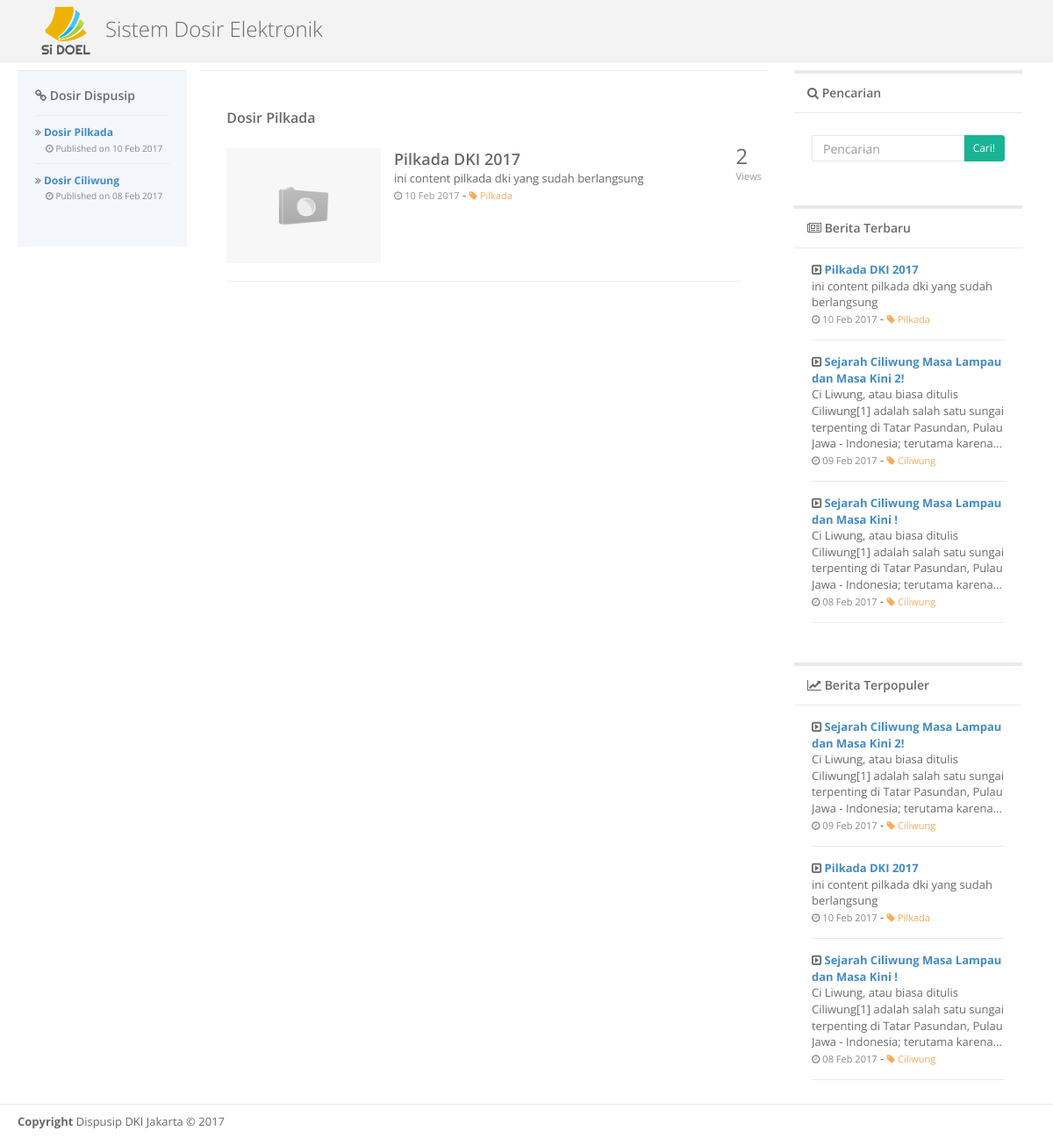
Page /?p=category-detail&category=Pilkada on the earlier database version.
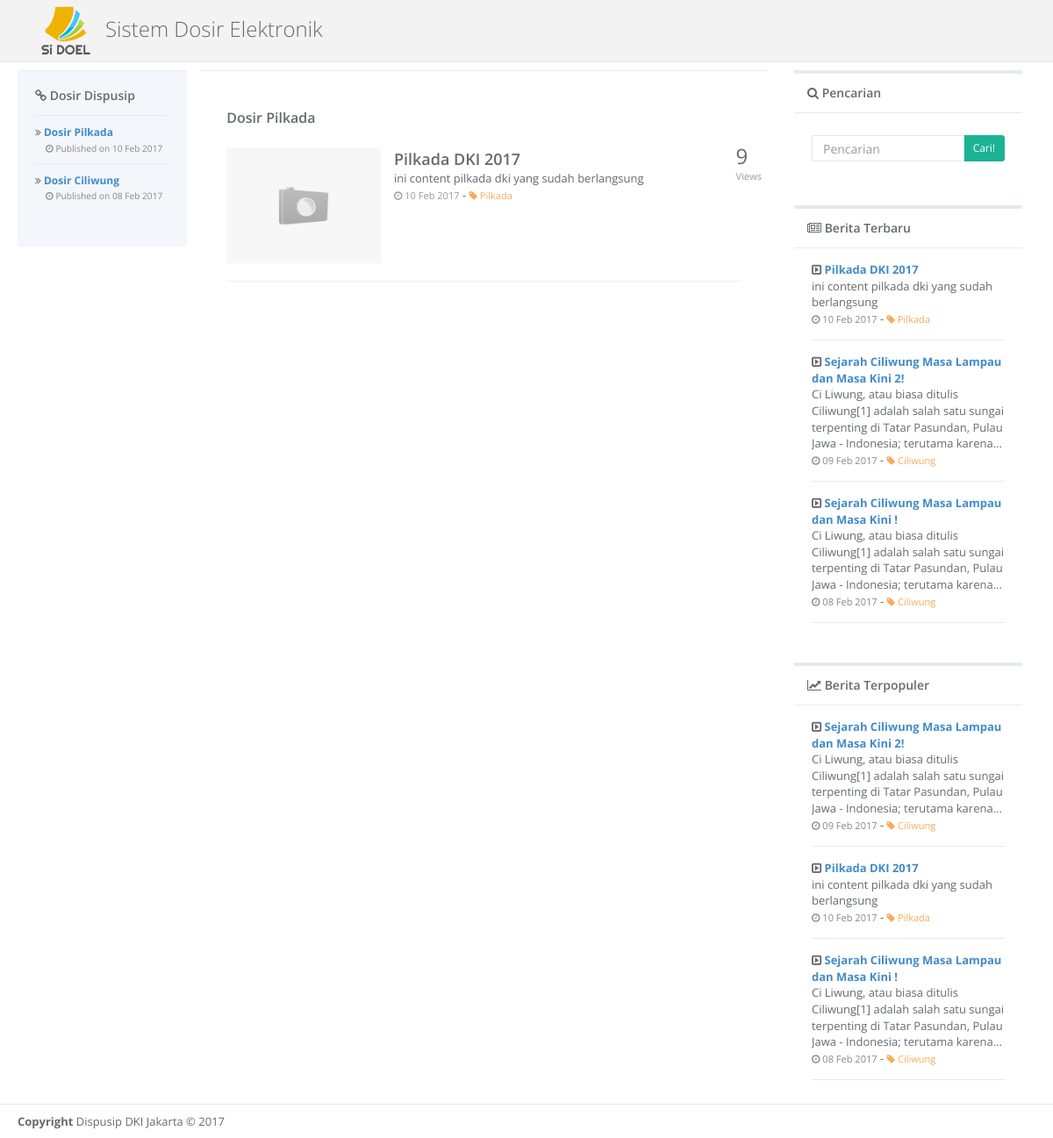
Same page on the later database version.
### tables this page shows
CREATE TABLE `tbl_artikel` (
  `sid` varchar(36) NOT NULL,
  `tanggal` date NOT NULL,
  `judul` varchar(100) NOT NULL,
  `author` varchar(100) NOT NULL,
  `isi` text NOT NULL,
  `category` varchar(50) NOT NULL,
  `cover` varchar(50) NOT NULL,
  `viewed` int(5) NOT NULL
);

### config/configuration.php (called while the page is built, shortened)
<?php
    function get_tanggal($tanggal) {
        $day = date('d', strtotime($tanggal));
        $year = date('Y', strtotime($tanggal));
        $month = date('M', strtotime($tanggal));
        $monthList = array(
            "Jan" => "Jan",
            "Feb" => "Feb",
            "Mar" => "Mar",
            "Apr" => "Apr",
            "May" => "Mei",
            "Jun" => "Jun",
            "Jul" => "Jul",
            "Aug" => "Ags",
            "Sep" => "Sep",
            "Oct" => "Okt",
            "Nov" => "Nov",
            "Dec" => "Des"
        );
        return $day." ".$monthList[$month]." ".$year;
    }
    function trim_text($input, $length, $ellipses = true, $strip_html = true) {
        if ($strip_html) {
            $input = strip_tags($input);
        }
        if (strlen($input) <= $length) {
            return $input;
        }
        $last_space = strrpos(substr($input, 0, $length), ' ');
        $trimmed_text = substr($input, 0, $last_space);
        if ($ellipses) {
            $trimmed_text .= '...';
        }
        return $trimmed_text;
    }
?>

### form/templates/container_right.php (the view)
<div class="row">
    <div class="col-lg-12">
        <div class="ibox float-e-margins">
            <div class="ibox-title">
                <h5><i class="fa fa-search"></i> Pencarian</h5>
            </div>
            <div class="ibox-content">
                <div class="search-form">
                    <form action="" method="post">
                        <div class="input-group">
                            <input type="text" placeholder="Pencarian" name="txt_search" value="<?php echo $txtSearch;?>" class="input-sm form-control">
                            <span class="input-group-btn">
                            <button type="submit" class="btn btn-sm btn-primary" name="searching"> Cari!</button> </span>
                        </div>
                    </form>
                </div>
            </div>
        </div>
    </div>
    <div class="col-lg-12">
        <div class="ibox float-e-margins">
            <div class="ibox-title">
                <h5><i class="fa fa-newspaper-o"></i> Berita Terbaru</h5>
            </div>
            <div class="ibox-content">
                <div class="feed-activity-list">
                <?php
                    $sql = mysqli_query($conn, "SELECT * FROM tbl_artikel order by tanggal desc LIMIT 5");
                    while($arr = mysqli_fetch_array($sql)) {
                ?>
                    <div class="feed-element">
                        <div>
                            <i class="fa fa-caret-square-o-right"></i>
                            <strong><a href="?p=detail&id=<?php echo $arr['sid'];?>"><?php echo $arr['judul']?></a></strong>
                            <div><?php echo trim_text(htmlspecialchars_decode($arr['isi']), 150);?></div>
                            <small class="text-muted"><i class="fa fa-clock-o"></i> <?php echo get_tanggal($arr['tanggal'])?></small> -
                            <small class="text-warning"><a href="?p=category-detail&category=<?php echo $arr['category']?>" class="text-warning"><i class="fa fa-tag"></i> <?php echo $arr['category']?></a></small>
                        </div>
                    </div>
                    <?php } ?>
                </div>
            </div>
        </div>
    </div>
    <div class="col-lg-12">
        <div class="ibox float-e-margins">
            <div class="ibox-title">
                <h5><i class="fa fa-line-chart"></i> Berita Terpopuler</h5>
            </div>
            <div class="ibox-content">
                <div class="feed-activity-list">
                <?php
                    $sql = mysqli_query($conn, "SELECT * FROM tbl_artikel order by viewed desc LIMIT 5");
                    while($arr = mysqli_fetch_array($sql)) {
                ?>
                    <div class="feed-element">
                        <div>
                            <i class="fa fa-caret-square-o-right"></i>
                            <strong><a href="?p=detail&id=<?php echo $arr['sid'];?>"><?php echo $arr['judul']?></a></strong>
                            <div><?php echo trim_text(htmlspecialchars_decode($arr['isi']), 150);?></div>
                            <small class="text-muted"><i class="fa fa-clock-o"></i> <?php echo get_tanggal($arr['tanggal'])?></small> -
                            <small class="text-warning"><a href="?p=category-detail&category=<?php echo $arr['category']?>" class="text-warning"><i class="fa fa-tag"></i> <?php echo $arr['category']?></a></small>
                        </div>
                    </div>
                    <?php } ?>
                </div>
            </div>
        </div>
    </div>
</div>

### index.php (shortened to what this page needs)
<?php include("config/configuration.php");?>
<!DOCTYPE html>
<html>
    <head>
        <link href="lib/css/bootstrap.min.css" rel="stylesheet">
        <link href="lib/font-awesome/css/font-awesome.css" rel="stylesheet">
        <link href="css/default.css" rel="stylesheet">
        <link href="lib/css/style.css" rel="stylesheet">
    </head>
    <body>
        <div id="wrapper">
            <div id="page-wrapper" style="margin-left: 0px;min-height: inherit;" class="gray-bg dashbard-1">
                <nav class="navbar navbar-default navbar-fixed-top">
                  <div class="container">
                        <div class="navbar-header">
                            <a href="?p=home"><img alt="Brand" class="img-responsive" width="90px" src="images/siDOEL.png"></a>
                        </div>
                        <p class="navbar-text" style="margin-left: -15px;"><h2>Sistem Dosir Elektronik</h2></p>
                  </div>
                </nav>
                <div class="row  border-bottom white-bg dashboard-header">
                    <div class="col-lg-2 ibox-content ibox-heading">
                        <?php include("form/templates/container_left.php");?>
                    </div>
                    <div class="col-lg-7">
                        <?php include("form/templates/container_center.php");?>
                    </div>
                    <div class="col-lg-3">
                        <?php include("form/templates/container_right.php");?>
                    </div>
                </div>
                <div class="footer">
                    <div>
                        <strong>Copyright</strong> Dispusip DKI Jakarta &copy; 2017
                    </div>
                </div>
            </div>
        </div>
    </body>
</html>

### form/templates/container_left.php
<h4><i class="fa fa-link"></i> Dosir Dispusip</h4>
<ul class="list-group clear-list m-t">
	<?php
	    $sql = mysqli_query($conn, "SELECT * FROM tbl_artikel group by category order by viewed desc, tanggal desc, judul desc LIMIT 15");
	    while($arr = mysqli_fetch_array($sql)) {
	?>
     <li class="list-group-item">
        <div class="dropdown-messages-box">
            <div class="media-body">
                <i class="fa fa-angle-double-right"></i>
                <strong> <a href="?p=dosir-detail&dosir=<?php echo $arr['category'];?>">Dosir <?php echo $arr['category']; ?> </a></strong><br>
                &emsp;<small class="text-muted"><i class="fa fa-clock-o"></i> Published on <?php echo get_tanggal($arr['tanggal'])?></small>
            </div>
        </div>
    <?php } ?>
    </li>
</ul>

### form/templates/container_center.php (shortened to what this page needs)
<?php
    $pagePost = $_POST['searching'];
    $txtSearch = "";
    $page = $_GET['p'];
    if (isset($pagePost)) {
        $txtSearch = $_POST['txt_search'];
        include("form/public/result_search.php");
    } else if (isset($page)) {
        switch ($page) {
            case 'category-detail':
                include("form/public/category_detail.php");
                break;
        }
    } else {
        include("form/public/home.php");
    }
?>

### form/public/category_detail.php
<?php
    $page = $_GET['category'];
    if (isset($page)) {
?>
<div class="ibox-content forum-container">
    <div class="forum-title">
        <h3>Dosir <?php echo $page;?></h3>
    </div>
    <?php
        $sql = mysqli_query($conn, "SELECT * FROM tbl_artikel where category = '$page' order by tanggal desc");
        while($arr = mysqli_fetch_array($sql)) {
    ?>
    <div class="forum-item">
        <div class="row">
            <div class="col-md-4">
                <img alt="image" class="img-responsive" src="images/picture_not_available.png">
            </div>
            <div class="col-md-7">
                <div class="row">
                    <a href="?p=detail&id=<?php echo $arr['sid'];?>" class="forum-item-title"><?php echo $arr['judul']?></a>
                    <div class=""><?php echo trim_text(htmlspecialchars_decode($arr['isi']), 400);?></div>
                </div>
                <div class="row">
                    <small class="text-muted"><i class="fa fa-clock-o"></i> <?php echo get_tanggal($arr['tanggal'])?></small> -
                    <small class="text-warning"><a href="?p=category-detail&category=<?php echo $arr['category']?>" class="text-warning"><i class="fa fa-tag"></i> <?php echo $arr['category']?></a></small>
                </div>
            </div>
            <div class="col-md-1">
                <div class="col-md-1 forum-info">
                    <span class="views-number">
                        <?php echo number_format($arr['viewed']);?>
                    </span>
                    <div>
                        <small>Views</small>
                    </div>
                </div>
            </div>
        </div>
    </div>
    <?php } ?>
</div>
<?php } else {include("form/templates/404.php");} ?>

### css/default.css (style rules this page uses)
body { padding-top: 60px; }

Differences in the rows shown:
changed tbl_artikel "Pilkada DKI 2017": viewed "2" → "9"
